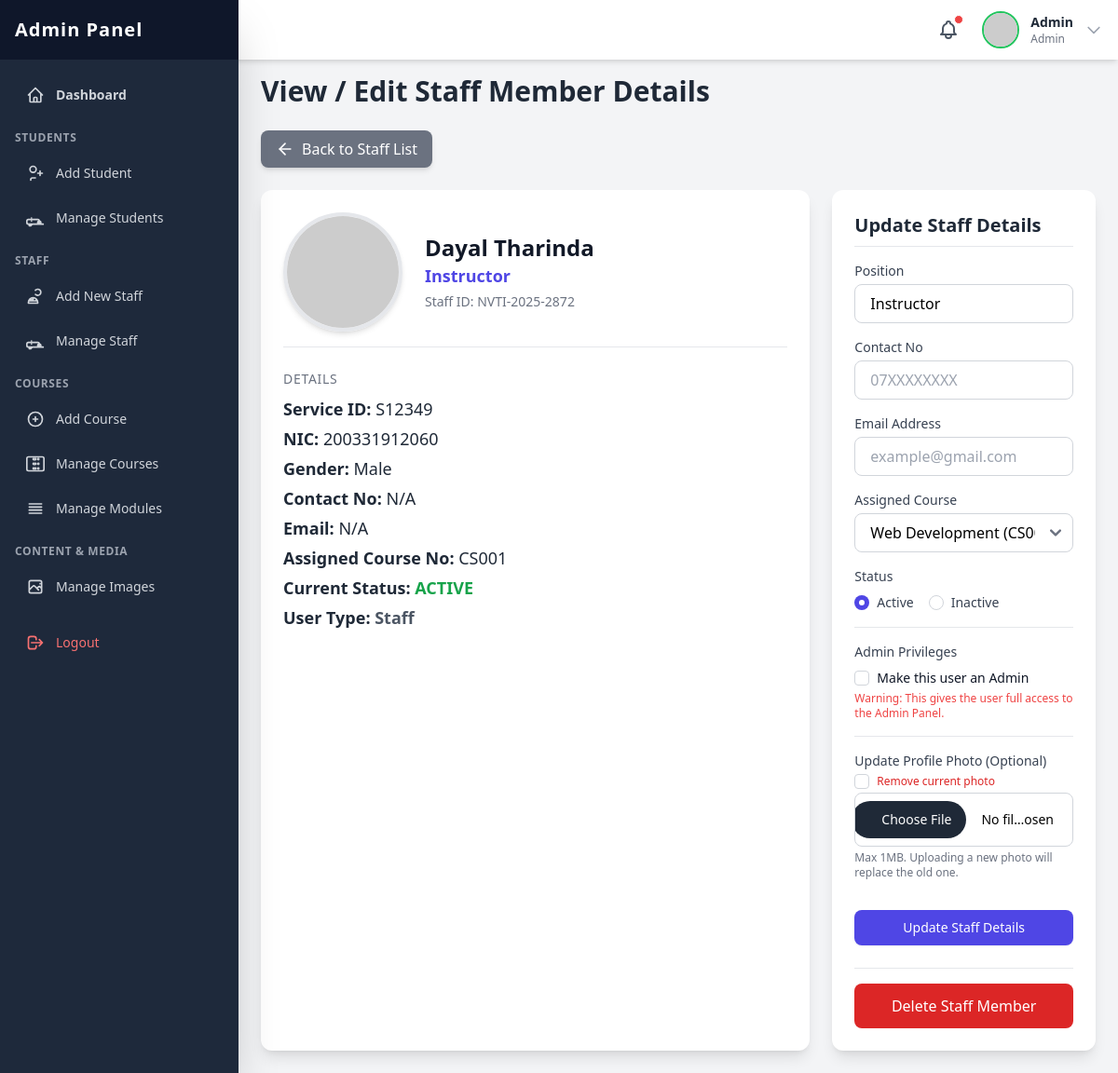
The app's page /admin/pages/view_staff_details.php?staff_id=NVTI-2025-2872 (signed in) with its own data.
### tables this page shows
CREATE TABLE `staff` (
  `id` int(11) NOT NULL,
  `staff_id` varchar(20) NOT NULL,
  `service_id` varchar(20) NOT NULL,
  `first_name` varchar(50) NOT NULL,
  `last_name` varchar(50) NOT NULL,
  `nic` varchar(15) NOT NULL,
  `contact_no` varchar(15) DEFAULT NULL,
  `email` varchar(100) DEFAULT NULL,
  `gender` varchar(10) NOT NULL,
  `password` varchar(255) NOT NULL,
  `position` varchar(100) NOT NULL,
  `course_no` varchar(20) DEFAULT NULL,
  `profile_photo` varchar(255) DEFAULT NULL,
  `status` enum('active','inactive') NOT NULL DEFAULT 'active',
  `login_status` tinyint(1) DEFAULT 0
);

### admin/pages/view_staff_details.php (the view, shortened to what the rows shown need)
<?php
include_once('../include/header.php');
include_once('../../include/connection.php');
$staff_id_to_view = trim($_GET['staff_id']);
$query = "SELECT * FROM staff WHERE staff_id = ?";
$stmt = $con->prepare($query);
$stmt->bind_param("s", $staff_id_to_view);
$stmt->execute();
$result = $stmt->get_result();
if ($result->num_rows == 1) {
    $staff = $result->fetch_assoc();
} else {
    echo "<div class='p-6'><p class='text-red-500'>Error: No staff member found with ID: " . htmlspecialchars($staff_id_to_view) . "</p></div>";
    $stmt->close();
    $con->close();
    include_once('../include/footer.php');
    exit();
}
?>
<h2 class="text-3xl font-bold text-gray-800 mb-6">View / Edit Staff Member Details</h2>
<div class="grid grid-cols-1 lg:grid-cols-3 gap-6">
    <div class="lg:col-span-2 bg-white p-6 rounded-xl shadow-lg">
        <div class="flex flex-col sm:flex-row items-center border-b pb-4 mb-6 gap-6">
            <div>
                <h3 class="text-2xl font-bold text-gray-900"><?php echo htmlspecialchars($staff['first_name'] . ' ' . $staff['last_name']); ?></h3>
                <p class="text-lg text-indigo-600 font-semibold"><?php echo htmlspecialchars($staff['position']); ?></p>
                <p class="text-sm text-gray-500 mt-1">Staff ID: <?php echo htmlspecialchars($staff['staff_id']); ?></p>
            </div>
        </div>
        <div class="space-y-4">
            <div>
                <div class="mt-2 text-lg text-gray-800 space-y-1">
                    <p><strong>Service ID:</strong> <?php echo htmlspecialchars($staff['service_id']); ?></p>
                    <p><strong>NIC:</strong> <?php echo htmlspecialchars($staff['nic']); ?></p>
                    <p><strong>Gender:</strong> <?php echo htmlspecialchars($staff['gender']); ?></p>
                    <p><strong>Contact No:</strong> <?php echo htmlspecialchars($staff['contact_no'] ?? 'N/A'); ?></p>
                    <p><strong>Email:</strong> <?php echo htmlspecialchars($staff['email'] ?? 'N/A'); ?></p>
                     <?php if(!empty($staff['course_no'])): ?>
                     <p><strong>Assigned Course No:</strong> <?php echo htmlspecialchars($staff['course_no']); ?></p>
                     <?php endif; ?>
                     <p><strong>Current Status:</strong>
                        <?php if ($staff['status'] == 'active'): ?>
                            <span class="font-semibold text-green-600">ACTIVE</span>
                        <?php else: ?>
                            <span class="font-semibold text-red-600">INACTIVE</span>
                        <?php endif; ?>
                     </p>
                     <p><strong>User Type:</strong>
                        <?php if (isset($staff['type']) && $staff['type'] == 'admin'): ?>
                            <span class="font-bold text-red-600">ADMIN</span>
                        <?php else: ?>
                            <span class="font-semibold text-gray-600">Staff</span>
                        <?php endif; ?>
                     </p>
                </div>
            </div>
        </div>
    </div>
    <div class="lg:col-span-1">
        <div class="bg-white p-6 rounded-xl shadow-lg sticky top-28">
            <form action="../lib/staff_action_handler.php" method="POST" class="space-y-4" enctype="multipart/form-data">
                <div>
                    <label for="position" class="block text-sm font-medium text-gray-700 mb-1">Position</label>
                    <input type="text" id="position" name="position" required
                           value="<?php echo htmlspecialchars($staff['position']); ?>"
                           class="w-full px-4 py-2 border border-gray-300 rounded-lg focus:outline-none focus:ring-2 focus:ring-indigo-500"
                           placeholder="e.g., Instructors, Clerk">
                </div>
                <div>
                    <div class="flex items-center space-x-4">
                        <div class="flex items-center">
                            <input id="status_active" name="status" type="radio" value="active" <?php echo ($staff['status'] == 'active') ? 'checked' : ''; ?>
                                   class="h-4 w-4 text-indigo-600 border-gray-300 focus:ring-indigo-500">
                            <label for="status_active" class="ml-2 text-sm font-medium text-gray-700">Active</label>
                        </div>
                        <div class="flex items-center">
                            <input id="status_inactive" name="status" type="radio" value="inactive" <?php echo ($staff['status'] == 'inactive') ? 'checked' : ''; ?>
                                   class="h-4 w-4 text-indigo-600 border-gray-300 focus:ring-indigo-500">
                            <label for="status_inactive" class="ml-2 text-sm font-medium text-gray-700">Inactive</label>
                        </div>
                    </div>
                </div>
            </form>
        </div>
    </div>
</div>
<?php
include_once('../include/footer.php');
?>

### admin/include/header.php (shortened to what the rows shown need)
<?php
$admin_username = isset($_SESSION['admin_username']) ? $_SESSION['admin_username'] : null;
$admin_display_name = 'User';
$admin_display_type = 'Guest';
if ($admin_username) {
    include_once __DIR__ . '/../../include/connection.php';
    if (isset($con)) {
        $query_admin = "SELECT username, type FROM admin WHERE username = ?";
        $stmt_admin = $con->prepare($query_admin);
        if ($stmt_admin) {
            $stmt_admin->bind_param("s", $admin_username);
            $stmt_admin->execute();
            $result_admin = $stmt_admin->get_result();
            if ($result_admin->num_rows == 1) {
                $admin_data = $result_admin->fetch_assoc();
                $admin_display_name = htmlspecialchars($admin_data['username']);
                $admin_display_type = htmlspecialchars(ucfirst($admin_data['type']));
            }
        } else {
             error_log("Admin header: Failed to prepare admin query: " . $con->error);
        }
    } else {
        error_log("Admin header: Database connection not established in connection.php.");
    }
}
?>
<!DOCTYPE html>
<html lang="en">
<head>
    <script src="https://cdn.tailwindcss.com"></script>
    <link href="https://cdnjs.cloudflare.com/ajax/libs/flowbite/2.2.1/flowbite.min.css" rel="stylesheet" />
    <link rel="stylesheet" href="../css/webkit.css">
</head>
<body class="bg-gray-100 min-h-screen">
    <header class="fixed top-0 left-0 right-0 h-16 bg-white shadow-md z-30 flex items-center justify-between px-4 transition-all duration-300" id="page-header">
        <div class="flex items-center space-x-4 relative">
            <button id="avatarButton" type="button" data-dropdown-toggle="userDropdown" data-dropdown-placement="bottom-start" class="flex items-center space-x-3 cursor-pointer group">
                <div class="hidden sm:block text-sm text-left"> <p class="font-semibold text-gray-800"><?php echo $admin_display_name; ?></p>
                    <p class="text-xs text-gray-500"><?php echo $admin_display_type; ?></p>
                </div>
                </button>
            </div>
    </header>
    <div id="sidebar-wrapper">
        <nav class="fixed top-0 bottom-0 left-0 w-64 bg-slate-800 text-white z-40 transform -translate-x-full lg:translate-x-0 transition-transform duration-300 ease-in-out shadow-2xl" id="page-sidebar">
            <div class="h-16 bg-slate-900 flex items-center justify-between px-4">
                <h1 class="text-xl font-extrabold text-white tracking-wider">Admin Panel</h1>
            </div>
        </nav>
    </div>
    <main class="pt-20 p-6 lg:ml-64 transition-all duration-300" id="main-content">

### records on screen
staff: first_name+last_name "Dayal Tharinda", position "Instructor", staff "NVTI-2025-2872", service "S12349", nic "200331912060", gender "Male", contact_no "N/A", email "N/A", course_no "CS001", status "☑ Active", status "☐ Inactive"

### other values on screen
$admin_display_name "Admin"
$admin_display_type "Admin"
form field course_no "Web Development (CS001)"
